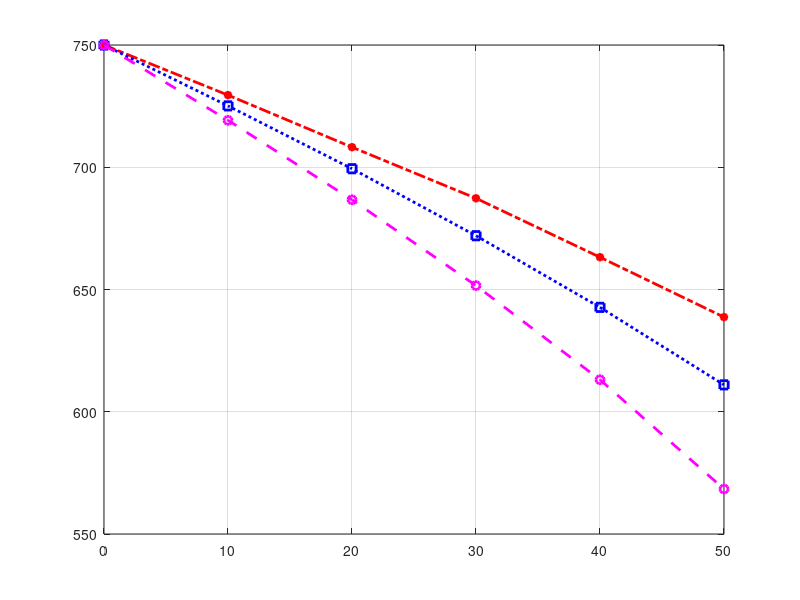

MATLAB code for this plot:
%U=220V
momen=[0 10 20 30 40 50]
tocdo=[750 729.5 708.2 687.3 663.2 638.7]
plot(momen,tocdo,'-.r*','LineWidth',2)

%U=200V
hold on;
grid;
momen=[0 10 20 30 40 50]
tocdo=[750 725.1 699.4 672 642.7 611]
plot(momen,tocdo,':bs','LineWidth',2)

%U=180V
momen=[0 10 20 30 40 50]
tocdo=[750 719.2 686.7 651.6 613.1 568.4]
plot(momen,tocdo,'--mo','LineWidth',2)